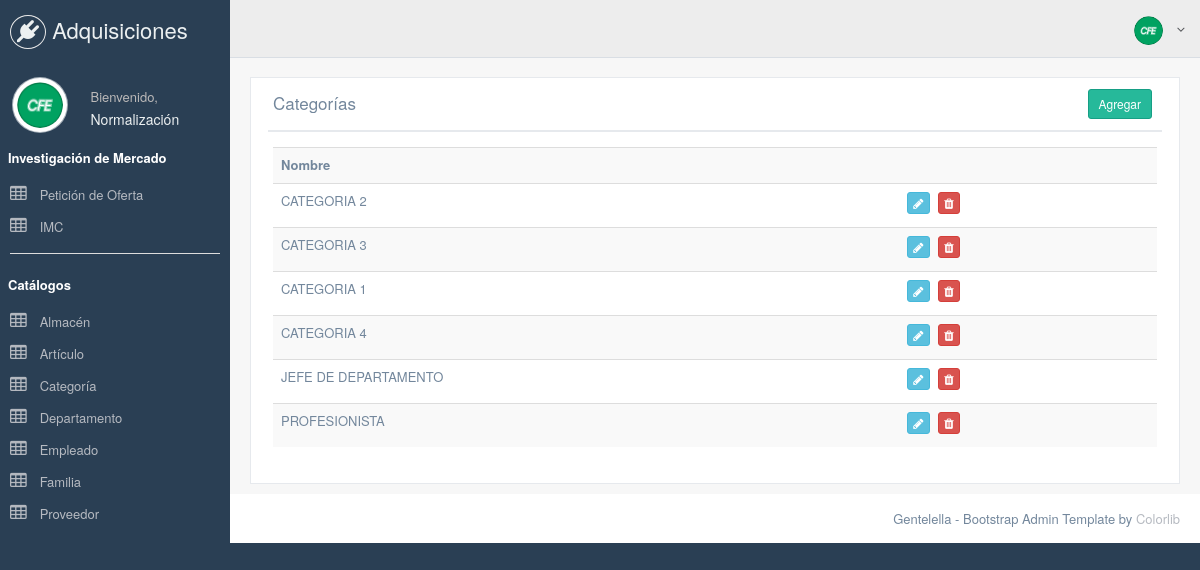
The app's page /index.php/categoria, older data.
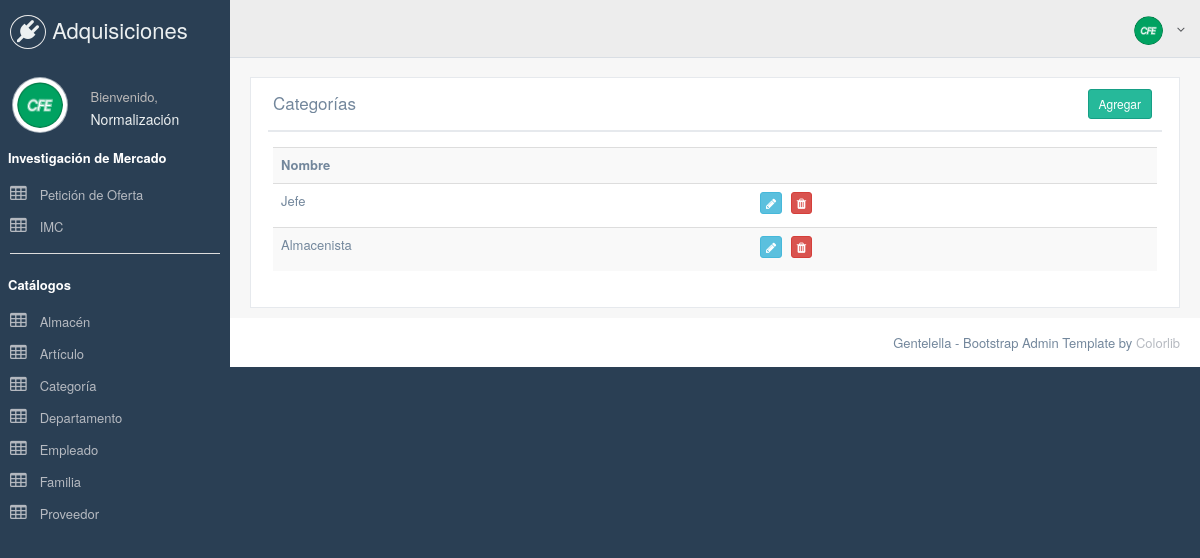
The same page, newer data.
### tables this page shows
CREATE TABLE `categoria` (
  `id` int(11) NOT NULL,
  `nombre` varchar(150) NOT NULL
);

### application/controllers/Categoria.php (called while the page is built, shortened)
<?php
class Categoria extends CI_Controller{
    function __construct()
    {
        $this->load->model('Categoriamodel');
    }
    function index()
    {
        $data['listacategoria'] = $this->Categoriamodel->get_all_listacategoria();
        $data['_view'] = 'categoria/index';
        $this->load->view('layouts/main',$data);
    }
}

### index.php (called while the page is built, shortened)
<?php
require_once BASEPATH.'core/CodeIgniter.php';

### application/models/Categoriamodel.php (called while the page is built, shortened)
<?php
class Categoriamodel extends CI_Model
{
    function get_all_listacategoria()
    {
        return $this->db->get('categoria')->result_array();
    }
}

### application/views/categoria/index.php (the view)
<div class="row">
  	<div class="col-md-12 col-sm-12 col-xs-12">
        <div class="x_panel">
          	<div class="x_title">
                <h2>Categorías</h2>
                <div class="nav navbar-right">
					<a href="<?php echo site_url('categoria/add'); ?>" class="btn btn-success btn-sm">Agregar</a>
				</div>
                <div class="clearfix"></div>
          	</div>
          	<div class="x_content">
  				<table class="table table-striped">
				    <tr>
						<th>Nombre</th>
						<th></th>
				    </tr>
					<?php foreach($listacategoria as $c){ ?>
				    <tr>
						<td><?php echo $c['nombre']; ?></td>
						<td>
				            <a href="<?php echo site_url('categoria/edit/'.$c['id']); ?>" class="btn btn-info btn-xs"><span class="fa fa-pencil"></span></a>
				            <a href="<?php echo site_url('categoria/remove/'.$c['id']); ?>" onclick="return confirm('¿Desea eliminar la categoría seleccionada?');" class="btn btn-danger btn-xs"><span class="fa fa-trash"></span></a>
				        </td>
				    </tr>
					<?php } ?>
				</table>
          	</div>
        </div>
  	</div>
</div>

Row changes from the older to the newer data that the page shows:
removed categoria: nombre "CATEGORIA 3"
removed categoria: nombre "CATEGORIA 1"
removed categoria: nombre "CATEGORIA 4"
removed categoria: nombre "JEFE DE DEPARTAMENTO"
removed categoria: nombre "PROFESIONISTA"
added categoria: nombre "Jefe"
changed categoria: nombre "CATEGORIA 2" → "Almacenista"
